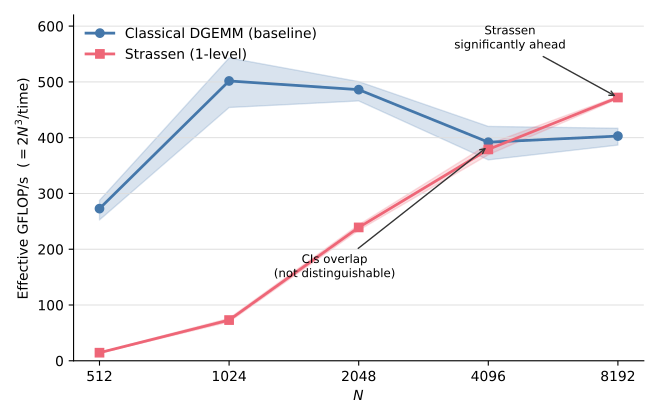

The Python source for this figure:
"""
Figure: optimized classical DGEMM vs. optimized 1-level Strassen,
effective GFLOP/s vs N, mean + bootstrap 95% CI band -- backs
paper/main.tex Table strassen-crossover. n=30 independent launches per
point; numbers copied verbatim from that table (and from
src/strassen2/results_n30_crossover_20261020_152612/).
Run: python3 fig_strassen_crossover.py
Output: fig_strassen_crossover.pdf
"""
import matplotlib.pyplot as plt

N = [512, 1024, 2048, 4096, 8192]
dgemm = [272.8, 501.7, 486.1, 391.9, 402.9]
dgemm_lo = [252.5, 454.1, 465.9, 360.2, 386.7]
dgemm_hi = [287.5, 543.0, 500.5, 420.2, 416.9]
strassen = [14.5, 73.0, 239.1, 379.0, 472.0]
strassen_lo = [13.8, 69.6, 234.0, 369.3, 469.7]
strassen_hi = [15.0, 76.2, 243.8, 388.5, 474.2]

fig, ax = plt.subplots(figsize=(6.6, 4.2))
ax.plot(N, dgemm, marker="o", color="#4477AA", label="Classical DGEMM (baseline)", lw=2)
ax.fill_between(N, dgemm_lo, dgemm_hi, color="#4477AA", alpha=0.2, zorder=1)
ax.plot(N, strassen, marker="s", color="#EE6677", label="Strassen (1-level)", lw=2)
ax.fill_between(N, strassen_lo, strassen_hi, color="#EE6677", alpha=0.2, zorder=1)

ax.annotate("CIs overlap\n(not distinguishable)", xy=(4096, 385), xytext=(1800, 150),
            arrowprops=dict(arrowstyle="->", color="#333333"), fontsize=8.5, ha="center")
ax.annotate("Strassen\nsignificantly ahead", xy=(8192, 472), xytext=(4600, 560),
            arrowprops=dict(arrowstyle="->", color="#333333"), fontsize=8.5, ha="center")

ax.set_xscale("log", base=2)
ax.set_xticks(N)
ax.set_xticklabels([str(n) for n in N])
ax.set_xlabel("$N$")
ax.set_ylabel("Effective GFLOP/s  ($=2N^3/\\mathrm{time}$)")
ax.set_ylim(0, 620)
ax.legend(frameon=False, loc="upper left")
ax.spines[["top", "right"]].set_visible(False)
ax.grid(axis="y", color="#dddddd", lw=0.7, zorder=0)
fig.tight_layout()
fig.savefig("fig_strassen_crossover.pdf")
print("wrote fig_strassen_crossover.pdf")
